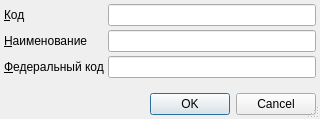
<?xml version="1.0" encoding="UTF-8"?>
<ui version="4.0">
 <class>ItemEditorDialog</class>
 <widget class="QDialog" name="ItemEditorDialog">
  <property name="geometry">
   <rect>
    <x>0</x>
    <y>0</y>
    <width>320</width>
    <height>119</height>
   </rect>
  </property>
  <property name="windowTitle">
   <string>ChangeMe!</string>
  </property>
  <property name="sizeGripEnabled">
   <bool>true</bool>
  </property>
  <layout class="QGridLayout">
   <property name="margin">
    <number>4</number>
   </property>
   <property name="spacing">
    <number>4</number>
   </property>
   <item row="0" column="0">
    <widget class="QLabel" name="lblCode">
     <property name="sizePolicy">
      <sizepolicy hsizetype="Maximum" vsizetype="Preferred">
       <horstretch>0</horstretch>
       <verstretch>0</verstretch>
      </sizepolicy>
     </property>
     <property name="text">
      <string>&amp;Код</string>
     </property>
     <property name="buddy">
      <cstring>edtCode</cstring>
     </property>
    </widget>
   </item>
   <item row="0" column="1" colspan="2">
    <widget class="QLineEdit" name="edtCode"/>
   </item>
   <item row="5" column="0">
    <spacer>
     <property name="orientation">
      <enum>Qt::Vertical</enum>
     </property>
     <property name="sizeHint" stdset="0">
      <size>
       <width>73</width>
       <height>16</height>
      </size>
     </property>
    </spacer>
   </item>
   <item row="3" column="1" colspan="2">
    <widget class="QLineEdit" name="edtFederalCode"/>
   </item>
   <item row="2" column="1" colspan="2">
    <widget class="QLineEdit" name="edtName"/>
   </item>
   <item row="3" column="0">
    <widget class="QLabel" name="lblFederalCode">
     <property name="sizePolicy">
      <sizepolicy hsizetype="Maximum" vsizetype="Preferred">
       <horstretch>0</horstretch>
       <verstretch>0</verstretch>
      </sizepolicy>
     </property>
     <property name="text">
      <string>&amp;Федеральный код</string>
     </property>
     <property name="buddy">
      <cstring>edtFederalCode</cstring>
     </property>
    </widget>
   </item>
   <item row="2" column="0">
    <widget class="QLabel" name="lblName">
     <property name="sizePolicy">
      <sizepolicy hsizetype="Maximum" vsizetype="Preferred">
       <horstretch>0</horstretch>
       <verstretch>0</verstretch>
      </sizepolicy>
     </property>
     <property name="text">
      <string>&amp;Наименование</string>
     </property>
     <property name="buddy">
      <cstring>edtName</cstring>
     </property>
    </widget>
   </item>
   <item row="6" column="0" colspan="3">
    <widget class="QDialogButtonBox" name="buttonBox">
     <property name="standardButtons">
      <set>QDialogButtonBox::Cancel|QDialogButtonBox::Ok</set>
     </property>
    </widget>
   </item>
  </layout>
 </widget>
 <tabstops>
  <tabstop>edtCode</tabstop>
  <tabstop>edtName</tabstop>
  <tabstop>edtFederalCode</tabstop>
 </tabstops>
 <resources/>
 <connections>
  <connection>
   <sender>buttonBox</sender>
   <signal>accepted()</signal>
   <receiver>ItemEditorDialog</receiver>
   <slot>accept()</slot>
   <hints>
    <hint type="sourcelabel">
     <x>135</x>
     <y>146</y>
    </hint>
    <hint type="destinationlabel">
     <x>135</x>
     <y>81</y>
    </hint>
   </hints>
  </connection>
  <connection>
   <sender>buttonBox</sender>
   <signal>rejected()</signal>
   <receiver>ItemEditorDialog</receiver>
   <slot>reject()</slot>
   <hints>
    <hint type="sourcelabel">
     <x>135</x>
     <y>146</y>
    </hint>
    <hint type="destinationlabel">
     <x>135</x>
     <y>81</y>
    </hint>
   </hints>
  </connection>
 </connections>
</ui>
